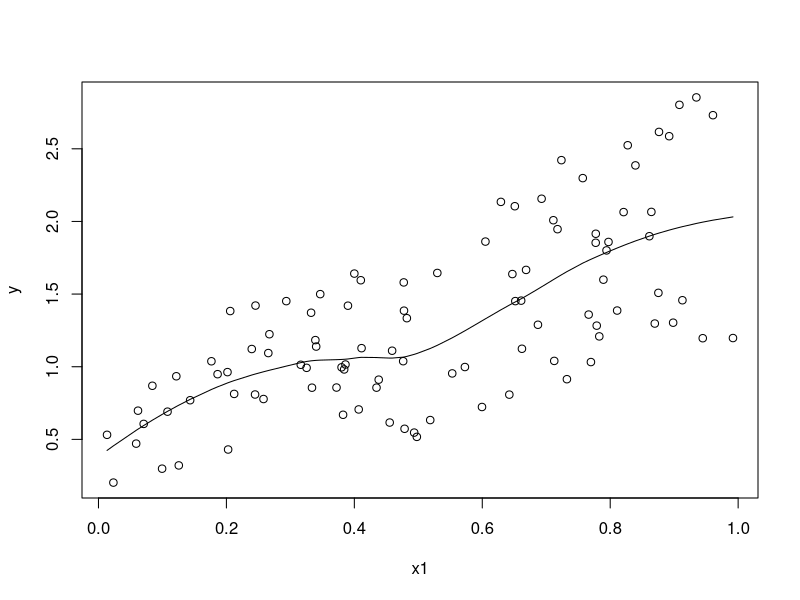

Generate this figure with R:
set.seed(1)
n <- 100
x1 <- runif(n)
x2 <- runif(n)
y <- x1 + x2 + x1*x2
plot(y~x1)
dat<-data.frame(x1,x2,x1*x2,y)
dat<-dat[order(dat$x1),]#X1 is random, unless put in order
#there won't be any non-phsycothic relationship of the form
#as x1 goes up, y does/doesn't increase, decrease, exponentially
#drops or whatever...
fit<-loess(y ~ x1,data=dat)
lines(dat$x1,predict(fit,dat))